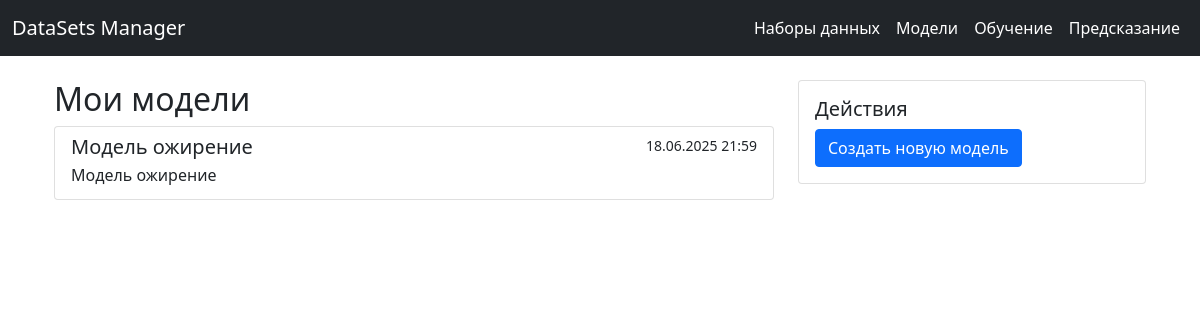
Screenshot of /neural_network (signed in) with the database file from the repository.
### neural_network/models.py (models this page shows, shortened)
class MLModel(models.Model):
    title = models.CharField(max_length=255, verbose_name="Название модели")
    description = models.TextField(verbose_name="Описание")
    creation_date = models.DateTimeField(auto_now_add=True, verbose_name="Дата создания")
    parameters = models.JSONField(verbose_name="Параметры модели")
    user = models.ForeignKey(
        settings.AUTH_USER_MODEL,
        on_delete=models.CASCADE,
        related_name='mlmodels',
        default=1
    )
    class Meta:
        verbose_name = "Модель машинного обучения"
        verbose_name_plural = "Модели"
    def get_absolute_url(self):
        return reverse('model_detail', kwargs={'pk': self.pk})

### neural_network/views.py (the view)
# urls.py: path('neural_network', neural_network_views.model_list, name='model_list'),
@login_required
def model_list(request):
    models = MLModel.objects.all().order_by('-creation_date')
    return render(request, 'models/list.html', {'models': models})

### neural_network/templates/models/list.html
{% extends "base.html" %}
{% block content %}
<div class="container">
    <div class="row">
        <div class="col-md-8">
            <h2>Мои модели</h2>
            <div class="list-group">
                {% for model in models %}
                <a href="{{ model.get_absolute_url }}" class="list-group-item list-group-item-action">
                    <div class="d-flex w-100 justify-content-between">
                        <h5 class="mb-1">{{ model.title }}</h5>
                        <small>{{ model.creation_date|date:"d.m.Y H:i" }}</small>
                    </div>
                    <p class="mb-1">{{ model.description|truncatechars:100 }}</p>
                </a>
                {% empty %}
                <div class="alert alert-info">Нет созданных моделей</div>
                {% endfor %}
            </div>
        </div>
        <div class="col-md-4">
            <div class="card">
                <div class="card-body">
                    <h5 class="card-title">Действия</h5>
                    <a href="{% url 'model_create' %}" class="btn btn-primary btn-block">
                        Создать новую модель
                    </a>
                </div>
            </div>
        </div>
    </div>
</div>
{% endblock %}

### rows the page displays
MLModel: title "Модель ожирение", creation_date "18.06.2025 21:59", description "Модель ожирение"
